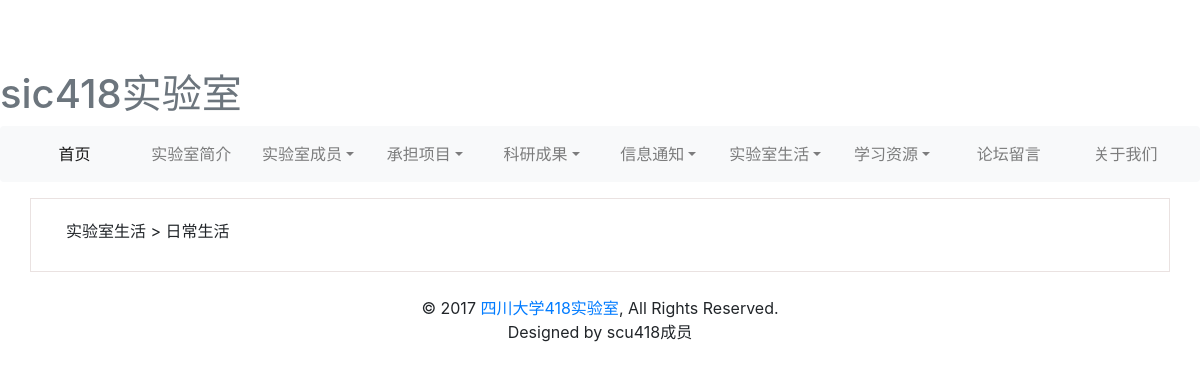
/lab/lifeDay/, run on an earlier commit of the app's database.
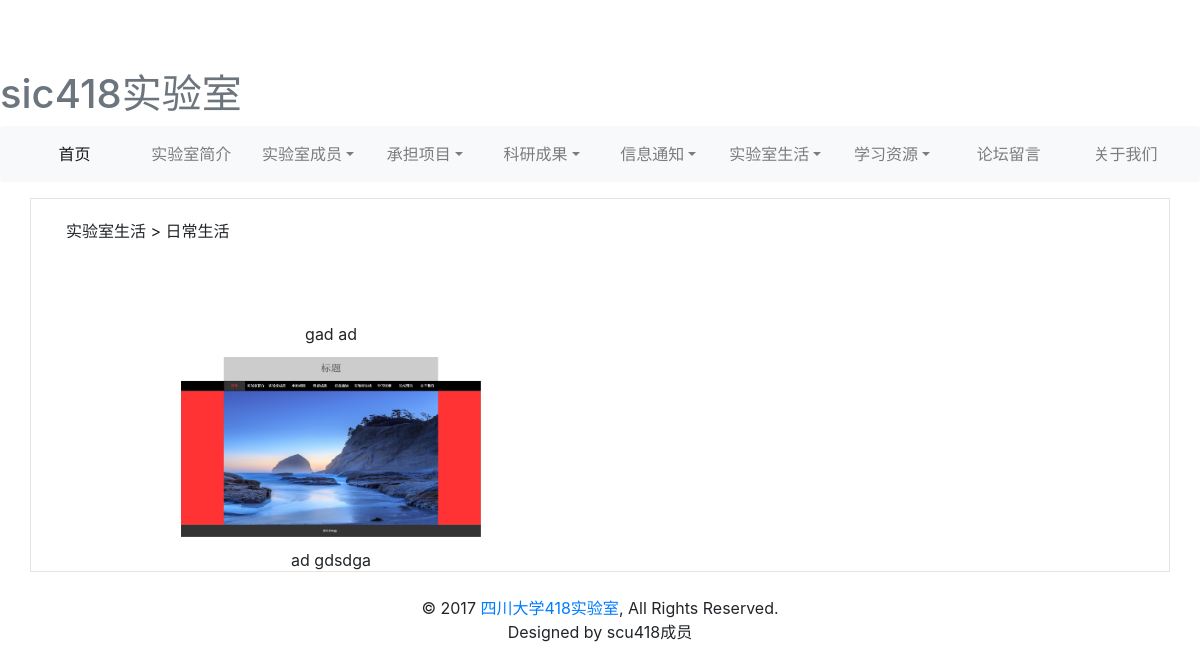
And on a later commit of the database.
### lab/models.py (models this page shows, shortened)
class Activity(models.Model):
    name = models.CharField(verbose_name=u'活动主题', max_length=50)
    desc = models.TextField(verbose_name=u'活动详情')
    genre = models.CharField(verbose_name=u'活动类型', choices=(('study', '学习'), ('entertainment', '娱乐')),
                             null=True, max_length=30)
    time = models.DateField(verbose_name=u'活动时间')
    class Meta:
        verbose_name = u'活动'
        verbose_name_plural = verbose_name

class Image(models.Model):
    activity = models.ForeignKey(Activity, verbose_name=u'活动')
    name = models.CharField(verbose_name=u'图片名称', max_length=30)
    photo = models.ImageField(verbose_name=u'活动图片', upload_to='image/', max_length=100)
    class Meta:
        verbose_name = u'活动图片'
        verbose_name_plural = verbose_name

### lab/views.py (the view)
def lifeDayPage(request):
    activity=models.Activity.objects.filter(genre='entertainment')
    pictures=models.Image.objects.all()
    return render(request, 'laboratory_life/lifeOday.html', {"Activity":activity,"Picture":pictures})

### templates/laboratory_life/lifeOday.html (shortened to what this page needs)
{% extends 'base2.html' %}
{% block content %}
    <div style="border: solid rgba(104,52,42,0.14) 1px;" class="container table-responsive">
        <label style="padding: 20px;   ">实验室生活 > 日常生活 </label>
        <br>
        <div class="row" style="padding: 0 50px;">
            {% for act in Activity    %}
                <div style="width: 45%;height: 300px;padding: 50px 100px;float: left">
                    <TABLE>
                        <tbody style="text-align: center">
                                <tr><td>{{ act.name }}</td></tr>
                                {% for pic in Picture %}
                                    {% if pic.activity.name == act.name %}
                                         <tr><td style="padding: 10px 0;"> <img class="img-rounded" src="/static/{{ pic.photo }}" /></td></tr>
                                    {% endif %}
                                 {% endfor %}
                                <tr><td> {{ act.desc}}</td></tr>
                        </tbody>
                    </TABLE>
                </div>
            {% endfor%}
        </div>
    </div>
{% endblock %}

What changed in the data, as far as the page shows it:
added Activity: name "gad ad", desc "ad gdsdga"
added Image: photo (picture)
